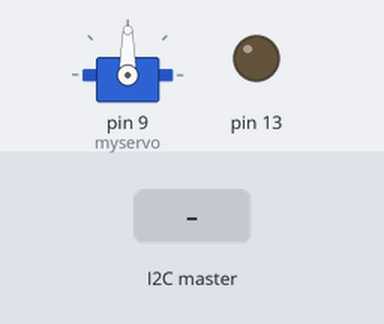
A sketch run on a simulated Arduino Uno, built with avr-gcc and run on an emulated ATmega328P. On the bench: servo, output pins drawn as LEDs (lit = HIGH). The test bench sets the inputs (shaded band). What the sketch prints to the serial monitor is not drawn.

Above: at 1.2 s.
1.3 s: the I2C master sends the byte 2
At 2.3 s:
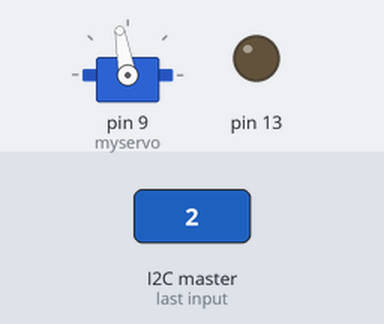
2.8 s: the I2C master sends the byte 1
At 3.4 s:
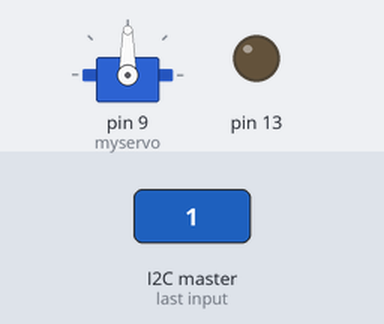
Timing chart, 0 to 5.8 s (numbered marks = the images above; inputs shaded):
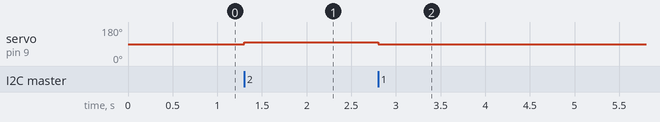

The sketch:

SerialComLED.ino
```cpp
#include <Wire.h>
#include <Servo.h>

Servo myservo;

#define SLAVE_ADDRESS 0x04
int number = 0;
int state = 0;
int newpos = 90;
int pos = 0;
int sensitivity = 10;

void setup(){
  myservo.attach(9);

  pinMode(13, OUTPUT);
  Serial.begin(9600); //start serial for output
  //initialize i2c as slave
  Wire.begin(SLAVE_ADDRESS);

  //define callbacks for i2c communication
  Wire.onReceive(receiveData);
  Wire.onRequest(sendData);

  Serial.println("Ready!");
}

void loop(){
}

//callback for received data
void receiveData(int byteCount){

  while(Wire.available()){
    number = Wire.read();
    if(number == 1){
      if(newpos - sensitivity <= 1){
        newpos == 1;
      }else{
        newpos = newpos - sensitivity;
      }
    }
    if(number == 2){
      if(newpos + sensitivity >= 180){
        newpos == 180;
      }else{
        newpos = newpos + sensitivity;
      }
    }
    if(pos != newpos){
      myservo.write(newpos);
    }
    pos = newpos;
    Wire.write(newpos);
  }
}

//callback for sending data
void sendData(){
  Wire.write(number);
}
```

Measured:
- after the input at 1.3 s, servo on pin 9 (myservo): 90° → 100° at once
- after the input at 2.8 s, servo on pin 9 (myservo): 100° → 90° at once
